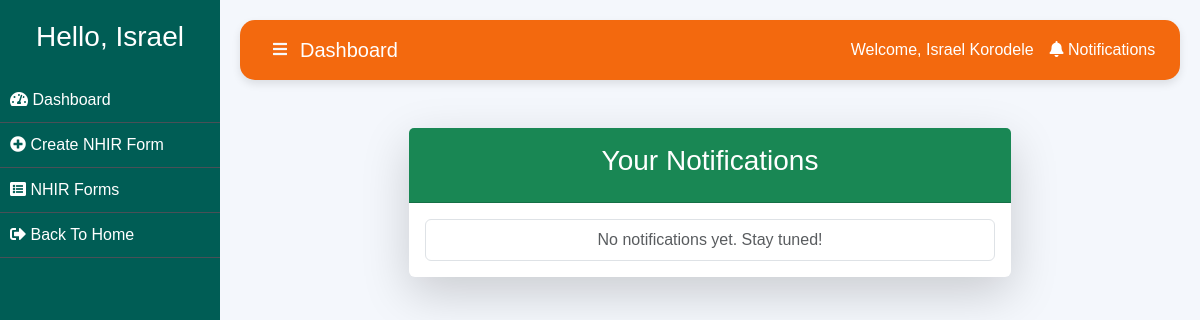
/notifications/ (signed in), run on an earlier commit of the app's database.
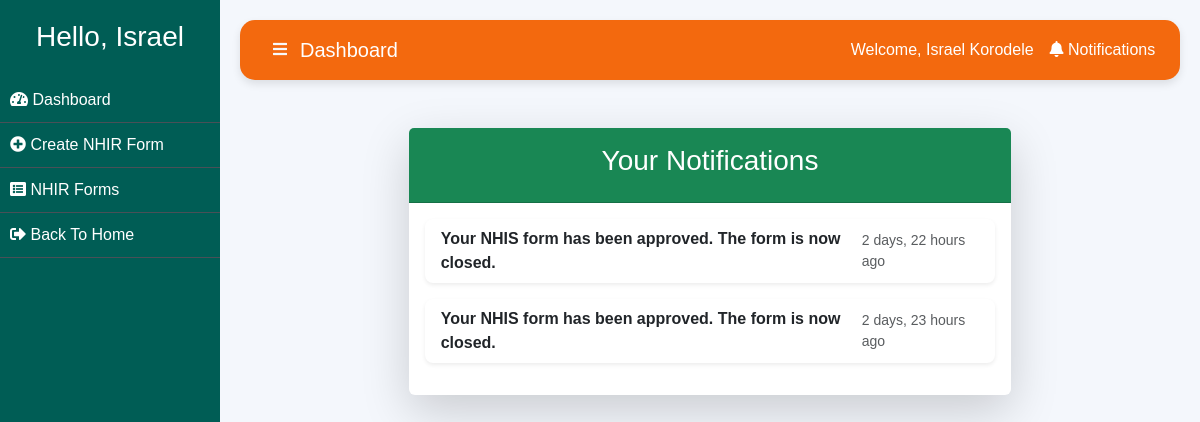
And on a later commit of the database.
### app/models.py (models this page shows, shortened)
class Notification(models.Model):
    recipient = models.ForeignKey(User, null=True, on_delete=models.CASCADE)
    message = models.TextField(null=True)
    link = models.URLField(blank=True, null=True)  # Link to the form, if needed
    is_read = models.BooleanField(default=False)
    timestamp = models.DateTimeField(auto_now_add=True)

### app/views.py (the view)
# urls.py: path('notifications/', views.notifications_list, name='notifications'),
@login_required
def notifications_list(request):
    notifications = Notification.objects.filter(recipient=request.user).order_by('-timestamp')
    return render(request, 'notifications.html', {'notifications': notifications})

### app/templates/notifications.html (shortened to what this page needs)
{% extends 'base.html' %}
{% load humanize %}
{% block content %}
<div class="container mt-5">
    <div class="row justify-content-center">
        <div class="col-lg-8 col-md-10">
            <div class="card shadow-lg border-0">
                <div class="card-header bg-success text-white text-center py-3">
                    <h3>Your Notifications</h3>
                </div>
                <div class="card-body">
                    <ul class="list-group">
                        {% for note in notifications %}
                            <li class="list-group-item {% if not note.is_read %}list-group-item-warning{% endif %} border-0 rounded-3 mb-3 shadow-sm">
                                <div class="d-flex justify-content-between align-items-center">
                                    <a href="{% url 'app:read_notification' note.id %}" class="text-decoration-none text-dark fw-bold">
                                        {{ note.message }}
                                    </a>
                                    <small class="text-muted ms-2">{{ note.timestamp|naturaltime }}</small>
                                </div>
                            </li>
                        {% empty %}
                            <li class="list-group-item text-center text-muted">
                                No notifications yet. Stay tuned!
                            </li>
                        {% endfor %}
                    </ul>
                </div>
            </div>
        </div>
    </div>
</div>
{% endblock content %}

What changed in the data, as far as the page shows it:
added Notification: message "Your NHIS form has been approved. The form is now closed.", timestamp "2 days, 22 hours ago"
added Notification: message "Your NHIS form has been approved. The form is now closed.", timestamp "2 days, 23 hours ago"
Also different on the page:
text no longer shown: "No notifications yet. Stay tuned!"
